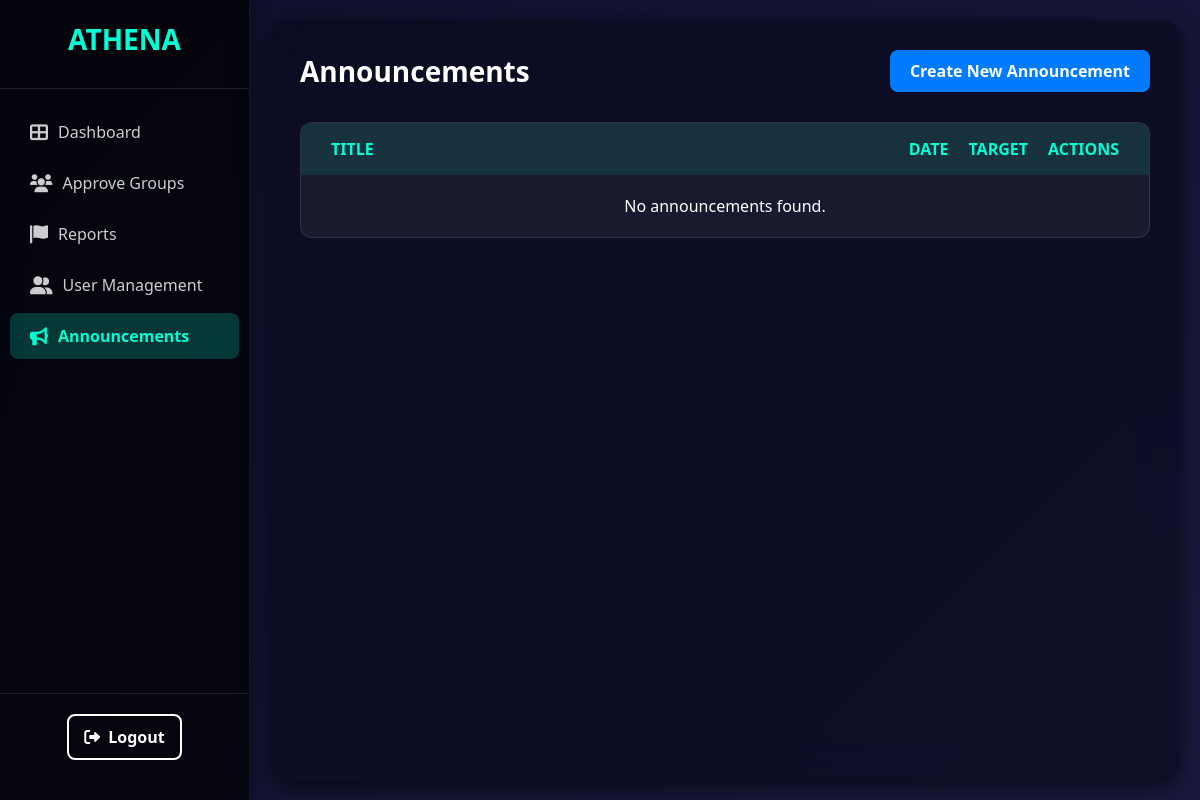
The app's page /admin/dashboard/announcements/announcements.php (signed in), older data.
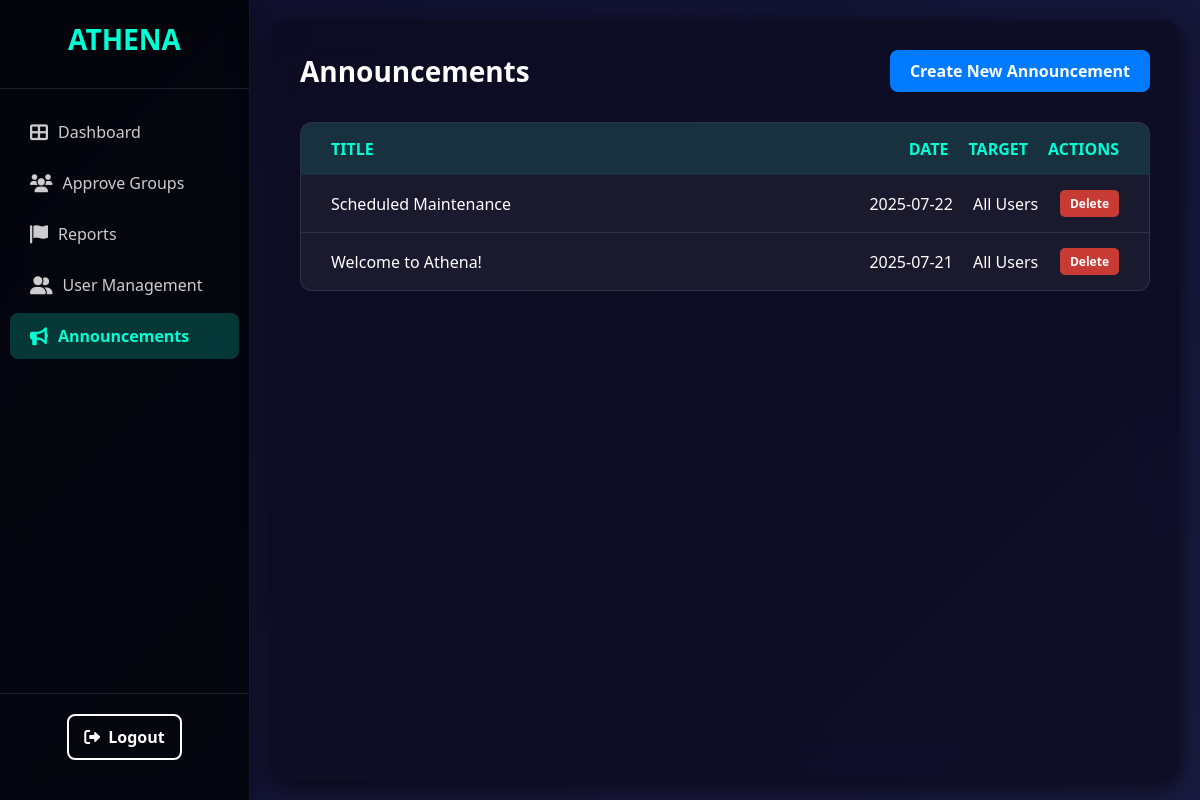
The same page, newer data.
### tables this page shows
CREATE TABLE `announcements` (
  `announcement_id` int(11) NOT NULL,
  `admin_id` int(11) NOT NULL,
  `title` varchar(150) NOT NULL,
  `content` text NOT NULL,
  `user_id` int(11) DEFAULT NULL,
  `created_at` datetime DEFAULT current_timestamp()
);

### admin/dashboard/announcements/announcements.php (the view, shortened to what this page needs)
<?php
require '../../connect.php';
$announcements_sql = "
    SELECT a.announcement_id, a.title, a.content, a.created_at, u.user_name AS target_user
    FROM announcements a
    LEFT JOIN users u ON a.user_id = u.user_id
    ORDER BY a.created_at DESC
";
$announcements_result = $conn->query($announcements_sql);
?>
<!DOCTYPE html>
<html lang="en">
<head>
    <link rel="stylesheet" href="../panelstyle.css">
    <link rel="stylesheet" href="announcements_style.css">
    <link rel="stylesheet" href="https://cdnjs.cloudflare.com/ajax/libs/font-awesome/6.0.0-beta3/css/all.min.css">
</head>
<body>
<div class="dashboard-container">
    <aside class="sidebar">
        <div class="sidebar-header"><div class="logo">ATHENA</div></div>
        <nav class="sidebar-nav">
            <ul>
                <li><a href="../admin_panel.php"><i class="fas fa-th-large"></i> Dashboard</a></li>
                <li><a href="../approve_group/approve_group.php"><i class="fas fa-users"></i> Approve Groups</a></li>
                <li><a href="../reports/reports.php"><i class="fas fa-flag"></i> Reports</a></li>
                <li><a href="../user_management/user_management.php"><i class="fas fa-user-friends"></i> User Management</a></li>
                <li class="active"><a href="announcements.php"><i class="fas fa-bullhorn"></i> Announcements</a></li>
            </ul>
        </nav>
        <div class="sidebar-footer"><a href="../../admin_logout.php" class="logout-btn"><i class="fas fa-sign-out-alt"></i> Logout</a></div>
    </aside>
    <main class="main-content">
        <div class="announcements-container">
            <header class="announcements-header">
                <h2>Announcements</h2>
                <button id="create-announcement-btn" class="create-announcement-btn">Create New Announcement</button>
            </header>
            <div class="announcements-list">
                <div class="announcement-header-row">
                    <div class="announcement-col title">TITLE</div>
                    <div class="announcement-col">DATE</div>
                    <div class="announcement-col">TARGET</div>
                    <div class="announcement-col actions">ACTIONS</div>
                </div>
                <?php if ($announcements_result->num_rows > 0): ?>
                    <?php while($row = $announcements_result->fetch_assoc()): ?>
                        <div class="announcement-item">
                            <div class="announcement-title-row">
                                <div class="announcement-col title"><?= htmlspecialchars($row['title']) ?></div>
                                <div class="announcement-col"><?= date('Y-m-d', strtotime($row['created_at'])) ?></div>
                                <div class="announcement-col"><?= htmlspecialchars($row['target_user'] ?? 'All Users') ?></div>
                                <div class="announcement-col actions">
                                    <form action="announcements.php" method="POST" onsubmit="return confirm('Are you sure you want to delete this announcement?');">
                                        <button type="submit" name="delete_announcement" class="delete-btn">Delete</button>
                                    </form>
                                </div>
                            </div>
                        </div>
                    <?php endwhile; ?>
                <?php else: ?>
                    <p style="padding: 20px; text-align: center;">No announcements found.</p>
                <?php endif; ?>
            </div>
        </div>
    </main>
</div>
</body>
</html>

Row changes from the older to the newer data that the page shows:
added announcements: title "Scheduled Maintenance", created_at "2025-07-22", target_user "All Users"
added announcements: title "Welcome to Athena!", created_at "2025-07-21", target_user "All Users"
Text that changed along with them:
text no longer shown: "No announcements found."
